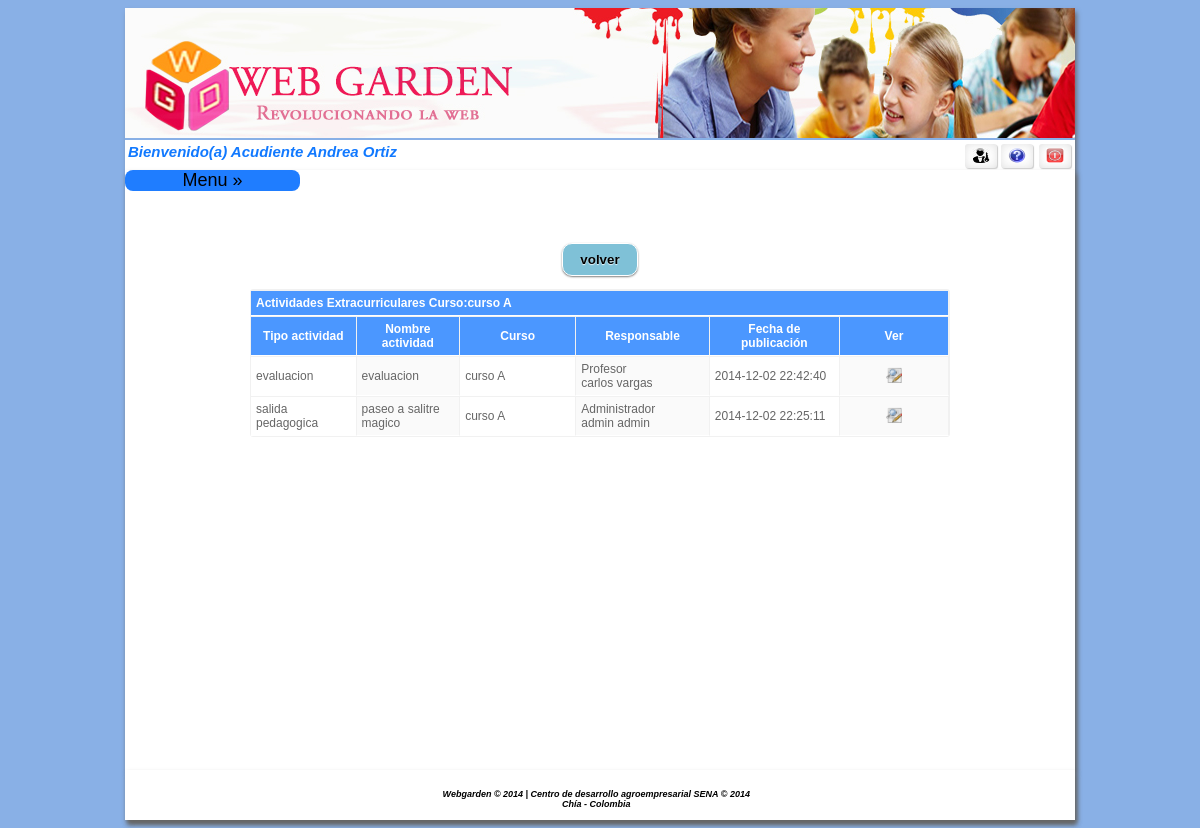
Page /home.php?pr=1&acceso=120 (signed in) on the committed database.
### tables this page shows
CREATE TABLE IF NOT EXISTS `curso` (
`idcurso` int(11) NOT NULL,
  `nombre` varchar(50) NOT NULL,
  `idnivel` int(11) NOT NULL,
  `idpersona` int(11) NOT NULL
);

CREATE TABLE IF NOT EXISTS `actividadex` (
`idactividadex` int(11) NOT NULL,
  `nombre` varchar(100) NOT NULL,
  `descripcion` varchar(1000) NOT NULL,
  `idcurso` int(11) NOT NULL,
  `idpersona` int(11) NOT NULL,
  `tipo_acti` int(11) NOT NULL,
  `fecha1` timestamp NOT NULL DEFAULT CURRENT_TIMESTAMP,
  `perfilid` int(11) NOT NULL
);

CREATE TABLE IF NOT EXISTS `valor` (
`idvalor` int(11) NOT NULL,
  `nombre` varchar(50) NOT NULL,
  `idparametro` int(11) NOT NULL
);

CREATE TABLE IF NOT EXISTS `perfil` (
`idperfil` int(11) NOT NULL,
  `nombre` varchar(50) NOT NULL
);

CREATE TABLE IF NOT EXISTS `persona` (
  `identificacion` int(11) NOT NULL,
  `prinombre` varchar(15) NOT NULL,
  `segnombre` varchar(20) DEFAULT NULL,
  `priapellido` varchar(15) NOT NULL,
  `segapellido` varchar(20) DEFAULT NULL,
  `telefono` varchar(15) NOT NULL,
  `direccion` varchar(15) NOT NULL,
  `foto` varchar(300) DEFAULT NULL,
  `pass` varchar(200) NOT NULL,
  `genero` int(11) NOT NULL,
  `email` varchar(100) NOT NULL,
  `tipodoc` int(11) NOT NULL
);

### controlador/cactividadexac.php (called while the page is built, shortened)
<?php
include ("modelo/mactividadexac.php");
$ins = new mactividadex();
$pr = isset($_GET["pr"]) ? $_GET["pr"] : NULL;
$datos = $ins->selactividadex($pr);
$curso1=$ins->selcurso($pr);
?>

### modelo/mactividadexac.php (called while the page is built, shortened)
<?php
include ("controlador/conexion.php");
class mactividadex {
   function selcurso($idcurso){
		$sql = "select curso.idcurso, curso.nombre, persona.prinombre, persona.priapellido,persona.identificacion, nivel.nombre as niv from curso inner join persona on curso.idpersona = persona.identificacion
                         inner join nivel on curso.idnivel = nivel.idnivel  WHERE idcurso='" . $idcurso . "' ;";
		$conexionBD = new conexion();
		$conexionBD->conectarBD();
		$data = $conexionBD->ejeCon($sql,0);
		return $data;
	}
    function selactividadex($idcurso) {
     $sql = "SELECT acti.idactividadex, acti.nombre,acti.descripcion,acti.fecha1 ,acti.idpersona,per.prinombre,per.priapellido,cur.nombre as curso ,val.nombre as tipo, perf.nombre as perfil from actividadex as acti inner join persona as per on acti.idpersona=per.identificacion inner join curso as cur on acti.idcurso=cur.idcurso inner join valor as val on acti.tipo_acti=val.idvalor inner join perfil as perf on acti.perfilid=perf.idperfil WHERE acti.idcurso='".$idcurso."' order by acti.idactividadex desc ";
        $conexionBD = new conexion();
        $conexionBD->conectarBD();
        $data = $conexionBD->ejeCon($sql, 0);
        return $data;
    }
}
?>

### controlador/configuracion.php (called while the page is built)
<?php
	$usu_db = "root";
	$pass_db = "";
	$serv_db = "localhost";
	$db = "webgarden";
?>

### controlador/conexion.php (called while the page is built, shortened)
<?php
class conexion{
	function conectarBD(){
		include("configuracion.php");
		$this->link = mysql_connect($serv_db,$usu_db,$pass_db);
		$db2= mysql_select_db($db);
	}
	function ejeCon($con, $op){
		$this->resultado = mysql_query($con) or
		die("La consulta fallo: ".mysql_error());
		if ($op==0){
			while ($linea = mysql_fetch_array($this->resultado)){
				$arrayResultado[] = $linea;
			}
		}else{
			$arrayResultado[] =0;
		}
		$resarr = isset($arrayResultado) ? $arrayResultado:NULL;
		if($resarr){
			return $arrayResultado;
		}
	}
}
?>

### vista/vactividadexac.php (the view)
<?php
include ("controlador/cactividadexac.php");
?>
<center>
        <table width="700" border="0">
         <tr>
                <td colspan="3" align="center" >
                        <input type="button" onclick="location.href='home.php?acceso=119'" value="volver"/>
                </td>
            </tr>
        </table>
        <div align="center" id="tabint">
            <table width="700px" border="1" cellspacing="0" cellpadding="5">
                 <tr>
                    <th class="style1" align="left" colspan="7">Actividades Extracurriculares Curso:<?php echo $curso1[0]['nombre']?></th>
                </tr>
                <tr>
                    <th class="style1" align="center" width="120px">Tipo actividad</th>
                    <th class="style1" align="center" width="120px">Nombre actividad</th>
                    <th class="style1" align="center" width="100px">Curso</th>
                    <th class="style1" align="center" width="100px">Responsable</th>
                    <th class="style1" align="center" width="160px">Fecha de publicaci&oacute;n</th>
                    <th class="style1" align="center" width="160px">Ver</th>
                </tr>
                <?php
                for ($i = 0; $i < count($datos); $i++) {
                    ?>
                    <tr>
                        <td class="style2" align="left"> <?php echo $datos[$i]['tipo'] ?></td>
                        <td class="style2" align="left"> <?php echo $datos[$i]['nombre'] ?></td>
                        <td class="style2" align="left" width="160px"> <?php echo $datos[$i]['curso'] ?></td>
                        <td class="style2" align="left" width="160px"><?php echo $datos[$i]['perfil'] ?><br><?php echo $datos[$i]['prinombre'] ?> <?php echo $datos[$i]['priapellido'] ?></td>
                        <td class="style2" align="left" width="160px"> <?php echo $datos[$i]['fecha1'] ?></td>
                        <td align="center"><a href="home.php?pr=<?php echo $pr ?>&acceso=121&act=<?php echo $datos[$i]['idactividadex']?>"><img border=0 src="image/editar.png" width="16" height="16" /></a></td>
                    </tr>
                <?php } ?>
            </table>
            <p>&nbsp; </p>
        </div>
</center>

### css/style.css (style rules this page uses)
input[type=submit], input[type=reset],input[type=button] { padding: 9px 17px; font-family: Helvetica,Arial,sans-serif; font-weight: bold; line-height: 1; color: #000000; border: none; text-shadow: 0 1px 1px rgba(255,255,255,0.85); background-color:#7FC1D7; border: 1px solid #ffffff; border-radius: 10px; box-shadow: 0 1px 2px rgba(0,0,0,0.5); }
#tabint table { border-radius: 3px; border: solid 1px #f1f1f1; box-shadow: 5 5 10px #333; margin: 10px; }
#tabint table a { color: #fff; }
#tabint table tbody tr td,#tabint table tbody tr th { transition: all 400ms ease-in; -webkit-transition: all 400ms ease-in; -moz-transition: all 400ms ease-in; -o-transition: all 400ms ease-in; -ms-transition: all 400ms ease-in; padding: 5px 5px; word-wrap: break-word; border: solid 0px #fff; border-bottom: solid 1px #fff; border-top: solid 1px #f1f1f1; border-right: solid 1px #f1f1f1; }
#tabint table tbody tr td:nth-child(odd) { background-color: #fff; }
#tabint table tbody tr td:nth-child(even) { background-color: #fafafa; }
#tabint table th { background: #4B97FF; color: #fff; }

### css/menu.css (style rules this page uses)
body { font-family: 'Open Sans', sans-serif; background:#89B0E6; background-size:cover; }
a { color: #23dbdb; text-decoration: none; }

### rows in the picture
curso: nombre "curso A"
actividadex: valor.nombre "evaluacion", nombre "evaluacion", idcurso.nombre "curso A", perfilid.nombre "Profesor", idpersona.prinombre "carlos", idpersona.priapellido "vargas", fecha1 "2014-12-02 22:42:40"
actividadex: valor.nombre "salida pedagogica", nombre "paseo a salitre magico", idcurso.nombre "curso A", perfilid.nombre "Administrador", idpersona.prinombre "admin", idpersona.priapellido "admin", fecha1 "2014-12-02 22:25:11"

### other values in the picture
$nomapre "Andrea Ortiz"
